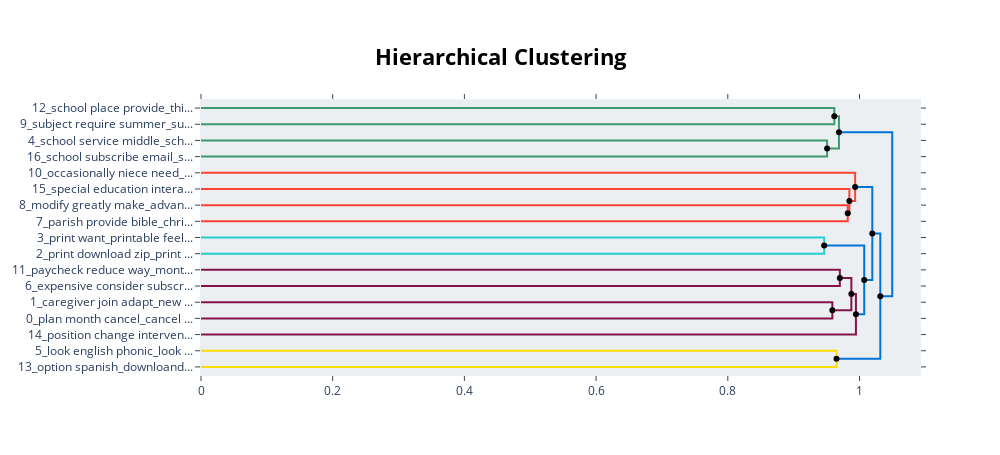

The code cell stored with this chart in its notebook:
### Code cell
# Extract hierarchical topics and their representations
hierarchical_topics = topic_model.hierarchical_topics(content_documents)

# Visualize these representations
topic_model.visualize_hierarchy(hierarchical_topics=hierarchical_topics, height=350)

### Figure 1 — Plotly figure (JSON) as saved in the notebook; plotly's stock layout.template omitted (floating-point values rounded to 4 significant figures)
{"data": [{"hoverinfo": "text", "marker": {"color": "rgb(61,153,112)"}, "mode": "lines", "text": ["school place provide_think introduce school_able school site_school place_school site", "", "", "subject require summer_summer need_summer month school_summer need right_require summer"], "type": "scatter", "x": [0, 0.9618, 0.9618, 0], "xaxis": "x", "y": [-5, -5, -15, -15], "yaxis": "y"}, {"hoverinfo": "text", "marker": {"color": "rgb(61,153,112)"}, "mode": "lines", "text": ["school service middle_school vocational little_service middle school_middle school school_elementarymiddle school", "", "", "school subscribe email_school subscribe_set school account_school renew_school account"], "type": "scatter", "x": [0, 0.9508, 0.9508, 0], "xaxis": "x", "y": [-25, -25, -35, -35], "yaxis": "y"}, {"hoverinfo": "text", "marker": {"color": "rgb(61,153,112)"}, "mode": "lines", "text": ["school place provide_summer school_think introduce school_school thank trial_school thank", "", "", "school subscribe_school subscribe email_set school account_school renew acquire_school renew"], "type": "scatter", "x": [0.9618, 0.9688, 0.9688, 0.9508], "xaxis": "x", "y": [-10, -10, -30, -30], "yaxis": "y"}, {"hoverinfo": "text", "marker": {"color": "rgb(255,65,54)"}, "mode": "lines", "text": ["modify greatly make_advanced design_modify greatly_need make site_truly make website", "", "", "parish provide bible_christian content_provide bible_secular educational_educate standard basic"], "type": "scatter", "x": [0, 0.9821, 0.9821, 0], "xaxis": "x", "y": [-65, -65, -75, -75], "yaxis": "y"}, {"hoverinfo": "text", "marker": {"color": "rgb(255,65,54)"}, "mode": "lines", "text": ["special education interactive_education interactive help_education interactive_symbol good special_special ed board", "", "", "information_need make site_make site_navigate want logical_navigate want"], "type": "scatter", "x": [0, 0.9846, 0.9846, 0.9821], "xaxis": "x", "y": [-55, -55, -70, -70], "yaxis": "y"}, {"hoverinfo": "text", "marker": {"color": "rgb(255,65,54)"}, "mode": "lines", "text": ["occasionally niece need_hit spotsomewhat inaccurate_little cringy confusing_spotsomewhat inaccurate_inaccurate", "", "", "symbol good special_education interactive help_lot school need_symbol good_education interactive"], "type": "scatter", "x": [0, 0.9934, 0.9934, 0.9846], "xaxis": "x", "y": [-45, -45, -62.5, -62.5], "yaxis": "y"}, {"hoverinfo": "text", "marker": {"color": "rgb(35,205,205)"}, "mode": "lines", "text": ["print want_printable feel like_printable_subject printable feel_print laminate time", "", "", "print download zip_print download_download zip_file instead downloadable_item download download"], "type": "scatter", "x": [0, 0.9463, 0.9463, 0], "xaxis": "x", "y": [-85, -85, -95, -95], "yaxis": "y"}, {"hoverinfo": "text", "marker": {"color": "rgb(133,20,75)"}, "mode": "lines", "text": ["paycheck reduce way_monthly paycheck reduce_experience financial hardship_financial hardship cut_paycheck reduce", "", "", "expensive consider subscribe_justify monthly cost_able website afford_website afford kind_justify pay able"], "type": "scatter", "x": [0, 0.9701, 0.9701, 0], "xaxis": "x", "y": [-105, -105, -115, -115], "yaxis": "y"}, {"hoverinfo": "text", "marker": {"color": "rgb(133,20,75)"}, "mode": "lines", "text": ["caregiver join adapt_new job_job_support autistic caregiver_service", "", "", "plan month cancel_cancel month_try cancel month_month cancel trial_try cancel"], "type": "scatter", "x": [0, 0.9588, 0.9588, 0], "xaxis": "x", "y": [-125, -125, -135, -135], "yaxis": "y"}, {"hoverinfo": "text", "marker": {"color": "rgb(133,20,75)"}, "mode": "lines", "text": ["expense hurricane_paycheck reduce way_budget_monthly paycheck reduce_pay monthly", "", "", "service_job_need cancel_account_meet goal"], "type": "scatter", "x": [0.9701, 0.9876, 0.9876, 0.9588], "xaxis": "x", "y": [-110, -110, -130, -130], "yaxis": "y"}, {"hoverinfo": "text", "marker": {"color": "rgb(133,20,75)"}, "mode": "lines", "text": ["save money_save money thank_budget_afford_just afford", "", "", "position change intervention_experience change district_position change_switch level pathsplan_experience change"], "type": "scatter", "x": [0.9876, 0.9946, 0.9946, 0], "xaxis": "x", "y": [-120, -120, -145, -145], "yaxis": "y"}, {"hoverinfo": "text", "marker": {"color": "rgb(0,116,217)"}, "mode": "lines", "text": ["print download_interactive just print_group practical printable_printable_handout print basic", "", "", "experience change district_change_feel need change_pay try balance_budget"], "type": "scatter", "x": [0.9463, 1.007, 1.007, 0.9946], "xaxis": "x", "y": [-90, -90, -132.5, -132.5], "yaxis": "y"}, {"hoverinfo": "text", "marker": {"color": "rgb(0,116,217)"}, "mode": "lines", "text": ["information_provide_excellent need_need_prtf", "", "", "cost_budget_afford_financial_pay"], "type": "scatter", "x": [0.9934, 1.019, 1.019, 1.007], "xaxis": "x", "y": [-53.75, -53.75, -111.2, -111.2], "yaxis": "y"}, {"hoverinfo": "text", "marker": {"color": "rgb(255,220,0)"}, "mode": "lines", "text": ["look english phonic_look vocabulary grammar_vocabulary grammar level_world look vocabulary_spanish chinese reading", "", "", "option spanish_downloand spanish_spanish inmersion_add option spanish_spanish site"], "type": "scatter", "x": [0, 0.9651, 0.9651, 0], "xaxis": "x", "y": [-155, -155, -165, -165], "yaxis": "y"}, {"hoverinfo": "text", "marker": {"color": "rgb(0,116,217)"}, "mode": "lines", "text": ["cost_budget_pay_education_afford", "", "", "add option spanish_option spanish_format far spanish_spanish site_downloand spanish"], "type": "scatter", "x": [1.019, 1.032, 1.032, 0.9651], "xaxis": "x", "y": [-82.5, -82.5, -160, -160], "yaxis": "y"}, {"hoverinfo": "text", "marker": {"color": "rgb(0,116,217)"}, "mode": "lines", "text": ["school subscribe_school renew_school renew acquire_school subscribe email_appreciate refund school", "", "", "budget_cost_printable_file_afford"], "type": "scatter", "x": [0.9688, 1.05, 1.05, 1.032], "xaxis": "x", "y": [-20, -20, -121.2, -121.2], "yaxis": "y"}, {"hoverinfo": "text", "hovertext": ["school place provide_summer school_think introduce school_school thank trial_school thank", "expense hurricane_paycheck reduce way_budget_monthly paycheck reduce_pay monthly", "save money_save money thank_budget_afford_just afford", "print download_interactive just print_group practical printable_printable_handout print basic", "information_provide_excellent need_need_prtf", "cost_budget_pay_education_afford", "school subscribe_school renew_school renew acquire_school subscribe email_appreciate refund school"], "marker": {"color": "black"}, "mode": "markers", "showlegend": false, "type": "scatter", "x": [0.9618, 0.9701, 0.9876, 0.9463, 0.9934, 1.019, 0.9688], "y": [-10, -110, -120, -90, -53.75, -82.5, -20]}, {"hoverinfo": "text", "hovertext": ["school subscribe_school subscribe email_set school account_school renew acquire_school renew", "information_need make site_make site_navigate want logical_navigate want", "symbol good special_education interactive help_lot school need_symbol good_education interactive", "service_job_need cancel_account_meet goal", "experience change district_change_feel need change_pay try balance_budget", "cost_budget_afford_financial_pay", "add option spanish_option spanish_format far spanish_spanish site_downloand spanish", "budget_cost_printable_file_afford"], "marker": {"color": "black"}, "mode": "markers", "showlegend": false, "type": "scatter", "x": [0.9508, 0.9821, 0.9846, 0.9588, 0.9946, 1.007, 0.9651, 1.032], "y": [-30, -70, -62.5, -130, -132.5, -111.2, -160, -121.2]}], "layout": {"autosize": false, "height": 455, "hoverlabel": {"bgcolor": "white", "font": {"family": "Rockwell", "size": 16}}, "hovermode": "closest", "plot_bgcolor": "#ECEFF1", "showlegend": false, "title": {"font": {"color": "Black", "size": 22}, "text": "<b>Hierarchical Clustering</b>", "x": 0.5, "xanchor": "center", "yanchor": "top"}, "width": 1000, "xaxis": {"mirror": "allticks", "rangemode": "tozero", "showgrid": false, "showline": true, "showticklabels": true, "ticks": "outside", "type": "linear", "zeroline": false}, "yaxis": {"mirror": "allticks", "range": [-170, 0], "rangemode": "tozero", "showgrid": false, "showline": true, "showticklabels": true, "tickmode": "array", "ticks": "outside", "ticktext": ["12_school place provide_thi...", "9_subject require summer_su...", "4_school service middle_sch...", "16_school subscribe email_s...", "10_occasionally niece need_...", "15_special education intera...", "8_modify greatly make_advan...", "7_parish provide bible_chri...", "3_print want_printable feel...", "2_print download zip_print ...", "11_paycheck reduce way_mont...", "6_expensive consider subscr...", "1_caregiver join adapt_new ...", "0_plan month cancel_cancel ...", "14_position change interven...", "5_look english phonic_look ...", "13_option spanish_downloand..."], "tickvals": [-5, -15, -25, -35, -45, -55, -65, -75, -85, -95, -105, -115, -125, -135, -145, -155, -165], "type": "linear", "zeroline": false}}}
